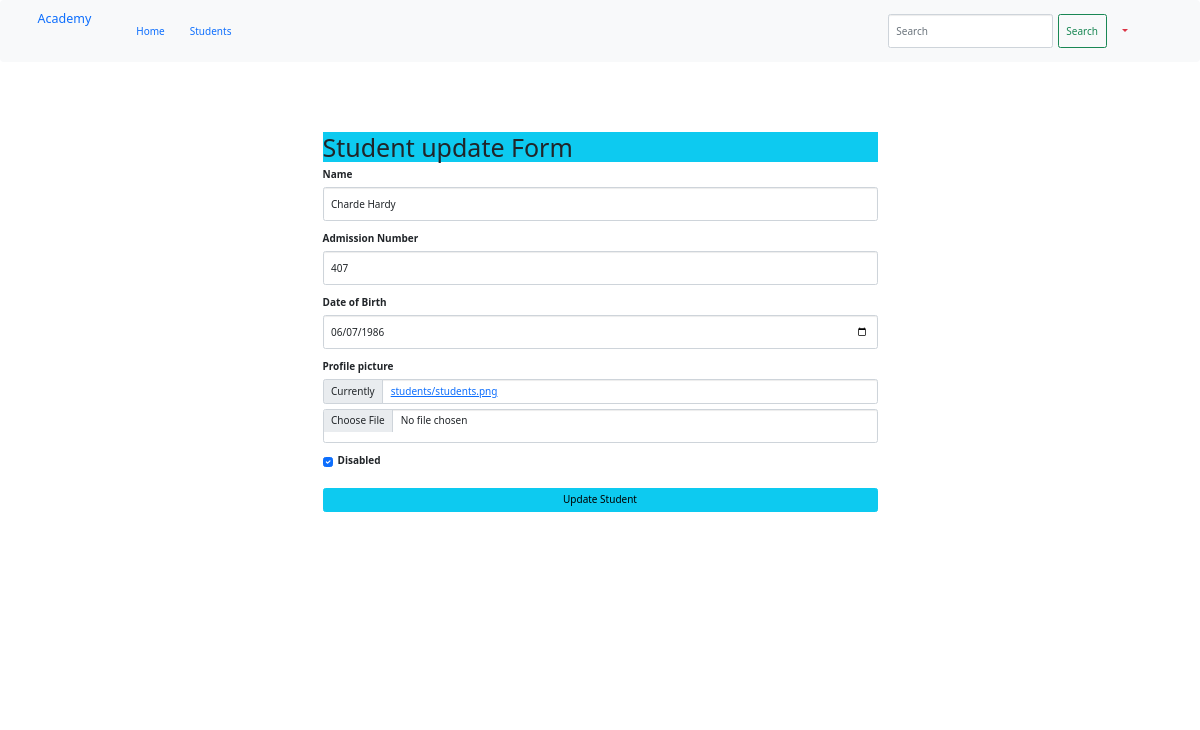
Screenshot of /update_student/update/8/ (signed in) with the database file from the repository.
### mainapp/models.py (models this page shows, shortened)
class Student(models.Model):
    name= models.CharField(max_length=100)
    adm_no= models.IntegerField(unique=True)
    dob = models.DateField(null=True)
    profile_picture = models.ImageField(upload_to=unique_img_name, null=True, default='students/students.png')
    disabled = models.BooleanField(default=False)

### mainapp/views.py (the view)
# urls.py: path('update_student/update/<int:student_id>/', views.update_student, name='update_student'),
@login_required
def update_student(request, student_id):
    student = get_object_or_404(Student, pk=student_id)
    if request.method == 'POST':
        form = StudentForm(request.POST , request.FILES, instance=student)
        if form.is_valid():
            form.save()
            messages.success(request, 'Student update successsfully')
            return redirect('student_details', student_id)
    else:
        form = StudentForm(instance=student)
        return render (request, 'update.html', {'form':form})

### mainapp/forms.py
class StudentForm(forms.ModelForm):
    class Meta:
        model = Student
        fields = '__all__'
        labels= {
            'dob': 'Date of Birth',
            'adm_no':'Admission Number'
        }
        widgets = {
            'dob': forms.DateInput(attrs={'type': 'date'})
        }

### mainapp/templates/update.html (shortened to what this page needs)
{% load crispy_forms_filters %}
<!DOCTYPE html>
<html lang="en">
<head>
    <link rel="stylesheet" href="https://maxcdn.bootstrapcdn.com/bootstrap/3.4.1/css/bootstrap.min.css">
</head>
<body>
{% include 'navbar.html' %}
<div class="container">
    <div class="row justify-content-center" style="margin-top: 30vh; transform: translateY(-50%);">
        <div class="col-sm-6">
            <form action="" method="post" enctype="multipart/form-data" >
                <h1  class="bg-info">  Student update Form</h1>
                <div class="form-group">
                    {{ form | crispy }}
                </div>
                <button type="submit" class="btn btn-info btn-block  text_dark">Update  Student</button>
            </form>
        </div>
    </div>
</div>
</body>
</html>

### rows the page displays
Student: name "Charde Hardy", adm_no "407", dob "06/07/1986", disabled "☑"
